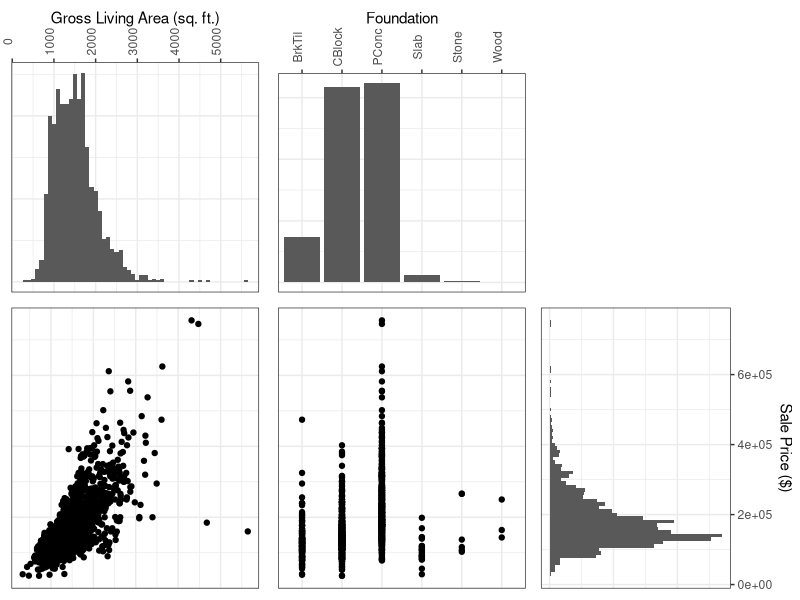
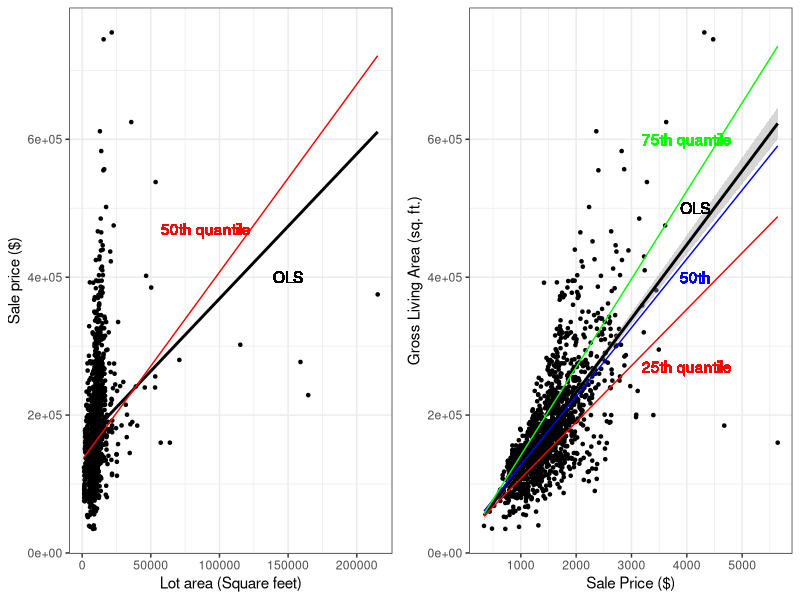
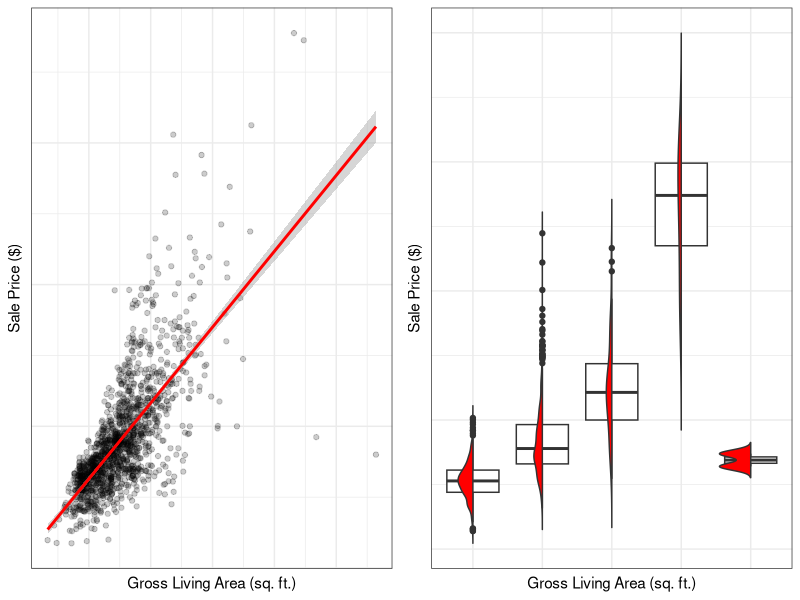

Here is the R script that generated these plots, in order:
## ---- chunk 1
library(quantreg)
library(Metrics)
require(gridExtra)
library(ggplot2)
library(dplyr)

df <- read.csv("TrainData.csv") |>
  na.omit()
## ---- chunk 2
suppressWarnings({

p1 <- df |> ggplot(aes(x = GrLivArea)) + geom_histogram(binwidth = 100) + theme_bw() + theme(axis.text.y = element_blank(), axis.text.x = element_text(angle = 90), axis.ticks.y = element_blank()) + ylab(NULL) + xlab("Gross Living Area (sq. ft.)") + scale_x_continuous(position = "top")

# p2 <- df |> ggplot(aes(x = LotArea)) + geom_histogram(binwidth = 5) + theme_bw() + theme(axis.text.y = element_blank(), axis.text.x = element_text(angle = 90), axis.ticks.y = element_blank()) + ylab(NULL) + xlab("Year Built") + scale_x_continuous(position = "top")

p3 <- df |> ggplot(aes(x = Foundation)) + geom_histogram(stat="count") + theme_bw() + theme(axis.text.y = element_blank(), axis.text.x = element_text(angle = 90), axis.ticks.y = element_blank()) + ylab(NULL) + xlab("Foundation") + scale_x_discrete(position = "top")

p4 <- ggplot() + theme_minimal()

p5 <- df |> ggplot(aes(x = GrLivArea, y = SalePrice)) + geom_point() + theme_bw() + theme(axis.text = element_blank(), axis.ticks = element_blank()) + ylab(NULL) + xlab(NULL)

# p6 <- df |> ggplot(aes(x = LotArea, y = SalePrice)) + geom_point() + theme_bw() + theme(axis.text = element_blank(), axis.ticks = element_blank()) + ylab(NULL) + xlab(NULL)

p7 <- df |> ggplot(aes(x = Foundation, y = SalePrice)) + geom_point() + theme_bw() + theme(axis.text = element_blank(), axis.ticks = element_blank()) + ylab(NULL) + xlab(NULL)

p8 <- df |> ggplot(aes(x = SalePrice)) + geom_histogram(binwidth = 10000) + theme_bw() + ylab(NULL) + xlab("Sale Price ($)") + coord_flip() + scale_x_continuous(position = "top") + theme(axis.text.x = element_blank(), axis.ticks.x = element_blank())

# grid.arrange(p1, p2, p3, p4, p5, p6, p7, p8, nrow = 2)
grid.arrange(p1, p3, p4, p5, p7, p8, nrow = 2)

})
## ---- chunk 3
plot1 <- df |> ggplot(aes(y = SalePrice, x = LotArea)) +
  geom_point(size = 0.9) +
  geom_smooth(method = lm, se = F, color = "black") +
  geom_text(aes(y = 400000, x = 150000, label = "OLS"), color="black") + 
  geom_quantile(quantiles=0.5, color="red") + 
  geom_text(aes(y = 470000, x = 90000, label = "50th quantile"), color="red") + 
  ylab("Sale price ($)") +
  xlab("Lot area (Square feet)") +
  theme_bw()

plot2 <- df |> ggplot(aes(y = SalePrice, x = GrLivArea)) +
  geom_point(size = 0.9) +
  stat_smooth(method = lm, color = "black") +
  geom_text(aes(x = 4150, y = 500000, label = "OLS"), color="black") + 
  geom_quantile(quantiles=0.25, color="red") + 
  geom_text(aes(x = 4000, y = 270000, label = "25th quantile"), color="red") + 
  geom_quantile(quantiles=0.5, color="blue") + 
  geom_text(aes(x = 4150, y = 400000, label = "50th"), color="blue") + 
  geom_quantile(quantiles=0.75, color="green") + 
  geom_text(aes(x = 4000, y = 600000, label = "75th quantile"), color="green") + 
  xlab("Sale Price ($)") +
  ylab("Gross Living Area (sq. ft.)") +
  theme_bw()

grid.arrange(plot1, plot2, nrow = 1)
## ---- chunk 4
qr50 = rq(data=df, SalePrice ~ GrLivArea + LotArea + TotRmsAbvGrd + as.factor(LotShape) + as.factor(Foundation), tau=0.5)
qr50_summary = summary(qr50)

ols = lm(data=df, SalePrice ~ GrLivArea + LotArea + TotRmsAbvGrd + as.factor(LotShape) + as.factor(Foundation))
ols_summary = summary(ols)
ols_summary

taus <- seq(from=0, to=1, by=.01)
qrs = rq(data=df, SalePrice ~ GrLivArea + LotArea + TotRmsAbvGrd + as.factor(LotShape) + as.factor(Foundation), tau=taus)
## ---- chunk 5
fullDataLength = length(df$SalePrice)
fullDataLength
count10per = fullDataLength / 10
count10per
sorted_df_desc <- df[order(-df$SalePrice),]
Q90SalePrice <- sorted_df_desc[0:count10per, ] # data greater than 90% of data
length(Q90SalePrice$SalePrice)

qr90_m = rq(data=df, SalePrice ~ GrLivArea + LotArea + TotRmsAbvGrd + as.factor(LotShape) + as.factor(Foundation), tau=0.90)

ols_q90_predictions <- predict(ols, newdata=Q90SalePrice)
ols_q90_mae <- mae(ols_q90_predictions, Q90SalePrice$SalePrice)
ols_q90_mae

qr90_q90_predictions <- predict(qr90_m, newdata=Q90SalePrice)
qr90_q90_mae <- mae(qr90_q90_predictions, Q90SalePrice$SalePrice)
qr90_q90_mae

###########
sorted_df_asc <- df[order(df$SalePrice),]
length(sorted_df_asc$SalePrice)
Q10SalePrice <- sorted_df_asc[0:count10per, ] # data lower than 90% of data
length(Q10SalePrice$SalePrice)

qr10_m = rq(data=df, SalePrice ~ GrLivArea + LotArea + TotRmsAbvGrd + as.factor(LotShape) + as.factor(Foundation), tau=0.10)

ols_q10_predictions <- predict(ols, newdata=Q10SalePrice)
ols_q10_mae <- mae(ols_q10_predictions, Q10SalePrice$SalePrice)
ols_q10_mae

qr10_q10_predictions <- predict(qr10_m, newdata=Q10SalePrice)
qr10_q10_mae <- mae(qr10_q10_predictions, Q10SalePrice$SalePrice)
qr10_q10_mae

## ---- chunk 6
ols_r <- ols_summary$residuals
# Min OLS error
ols_r_min <- format(round(min(ols_r), digits=0), scientific=F)
# Absolute min OLS error
ols_r_min_abs <- format(round(min(abs(ols_r)), digits=0), scientific=F)
# Max OLS error
ols_r_max <- format(round(max(ols_r), digits=0), scientific=F)
# Absolute max OLS error
ols_r_max_abs <- format(round(max(abs(ols_r)), digits=0), scientific=F)
# Avg QR OLS error
ols_r_mean_abs <- format(round(mean(abs(ols_r)), digits=0), scientific=F)

# Min QR 50th error
qr50_r <- qr50_summary$residuals
qr50_r_min <- format(round(min(qr50_r), digits=0), scientific=F)
# Absolute min QR 50th error
qr50_r_min_abs <- format(round(min(abs(qr50_r)), digits=0), scientific=F)
# Max QR 50th error
qr50_r_max <- format(round(max(qr50_r), digits=0), scientific=F)
# Absolute max QR 50th error
qr50_r_max_abs <- format(round(max(abs(qr50_r)), digits=0), scientific=F)
# Avg QR 50th error
qr50_r_mean_abs <- format(round(mean(abs(qr50_r)), digits=0), scientific=F)



ols_q90_r <- Q90SalePrice$SalePrice - ols_q90_predictions
# Avg OLS error
ols_q90_r_abs_avg <- format(round(mean(abs(ols_q90_r)), digits=0), scientific=F)
# Min OLS error
ols_q90_r_min <- format(round(min(ols_q90_r), digits=0), scientific=F)
# Absolute min OLS error
ols_q90_r_min_abs <- format(round(min(abs(ols_q90_r)), digits=0), scientific=F)
# Max OLS error
ols_q90_r_max <- format(round(max(ols_q90_r), digits=0), scientific=F)
# Absolute max OLS error
ols_q90_r_max_abs <- format(round(max(abs(ols_q90_r)), digits=0), scientific=F)

### QR for tau = 0.9
qr90_q90_r <- Q90SalePrice$SalePrice - qr90_q90_predictions
# Avg QR 90th error
qr90_q90_r_abs_avg <- format(round(mean(abs(qr90_q90_r)), digits=0), scientific=F)
# Min QR 90th error
qr90_q90_r_min <- format(round(min(qr90_q90_r), digits=0), scientific=F)
# Absolute min QR 90th error
qr90_q90_r_min_abs <- format(round(min(abs(qr90_q90_r)), digits=0), scientific=F)
# Max QR 90th error
qr90_q90_r_max <- format(round(max(qr90_q90_r), digits=0), scientific=F)
# Absolute max QR 90th error
qr90_q90_r_max_abs <- format(round(max(abs(qr90_q90_r)), digits=0), scientific=F)



ols_q10_r <- Q10SalePrice$SalePrice - ols_q10_predictions
# Avg OLS error
ols_q10_r_abs_avg <- format(round(mean(abs(ols_q10_r)), digits=0), scientific=F)
# Min OLS error
ols_q10_r_min <- format(round(min(ols_q10_r), digits=0), scientific=F)
# Absolute min OLS error
ols_q10_r_min_abs <- format(round(min(abs(ols_q10_r)), digits=0), scientific=F)
# Max OLS error
ols_q10_r_max <- format(round(max(ols_q10_r), digits=0), scientific=F)
# Absolute max OLS error
ols_q10_r_max_abs <- format(round(max(abs(ols_q10_r)), digits=0), scientific=F)

qr10_q10_r <- Q10SalePrice$SalePrice - qr10_q10_predictions
# Avg QR 10th error
qr10_q10_r_abs_avg <- format(round(mean(abs(qr10_q10_r)), digits=0), scientific=F)
# Min QR 10th error
qr10_q10_r_min <- format(round(min(qr10_q10_r), digits=0), scientific=F)
# Absolute min QR 10th error
qr10_q10_r_min_abs <- format(round(min(abs(qr10_q10_r)), digits=0), scientific=F)
# Max QR 10th error
qr10_q10_r_max <- format(round(max(qr10_q10_r), digits=0), scientific=F)
# Absolute max QR 10th error
qr10_q10_r_max_abs <- format(round(max(abs(qr10_q10_r)), digits=0), scientific=F)

# function to make text underlined
emphSmaller <- function(s, c) {
  ifelse(abs(as.numeric(s)) <= abs(as.numeric(c)), paste("<u>", s, "</u>", sep=""), paste(s, sep=""))
}
## ---- chunk 7
getQrModel <- function(data1, tau1, equation) {
  rq(data=data1, equation, tau=tau1)
}

getPvalue <- function(model1, model2) {
  anova(model1, model2)["table"]$table["pvalue"]
}

formatNumber <- function(x) {
  format(round(x, digits=2), scientific=TRUE)
}

emphSignificant <- function(n) {
  n <- format(n, scientific=T)
  ifelse(as.numeric(n) < 0.01, paste(n, "**", sep=""), paste("<u>", n, "</u>", sep=""))
}

eq_full <- SalePrice ~ GrLivArea + LotArea + TotRmsAbvGrd + as.factor(LotShape) + as.factor(Foundation)
eq_no_foundation <- SalePrice ~ GrLivArea + LotArea + TotRmsAbvGrd + as.factor(LotShape)
eq_no_lotshape <- SalePrice ~ GrLivArea + LotArea + TotRmsAbvGrd + as.factor(Foundation)


qr15 <- getQrModel(df, 0.15, eq_full)
qr15_no_f <- getQrModel(df, 0.15, eq_no_foundation)
qr15_no_lot <- getQrModel(df, 0.15, eq_no_lotshape)

foundation_15_p <- getPvalue(qr15, qr15_no_f)
lotshape_15_p <- getPvalue(qr15, qr15_no_lot)


qr25 <- getQrModel(df, 0.25, eq_full)
qr25_no_f <- getQrModel(df, 0.25, eq_no_foundation)
qr25_no_lot <- getQrModel(df, 0.25, eq_no_lotshape)

foundation_25_p <- getPvalue(qr25, qr25_no_f)
lotshape_25_p <- getPvalue(qr25, qr25_no_lot)


qr50 <- getQrModel(df, 0.50, eq_full)
qr50_no_f <- getQrModel(df, 0.50, eq_no_foundation)
qr50_no_lot <- getQrModel(df, 0.50, eq_no_lotshape)

foundation_50_p <- getPvalue(qr50, qr50_no_f)
lotshape_50_p <- getPvalue(qr50, qr50_no_lot)


qr80 <- getQrModel(df, 0.80, eq_full)
qr80_no_f <- getQrModel(df, 0.80, eq_no_foundation)
qr80_no_lot <- getQrModel(df, 0.80, eq_no_lotshape)

foundation_80_p <- getPvalue(qr80, qr80_no_f)
lotshape_80_p <- getPvalue(qr80, qr80_no_lot)


qr95 <- getQrModel(df, 0.95, eq_full)
qr95_no_f <- getQrModel(df, 0.95, eq_no_foundation)
qr95_no_lot <- getQrModel(df, 0.95, eq_no_lotshape)

foundation_95_p <- getPvalue(qr95, qr95_no_f)
lotshape_95_p <- getPvalue(qr95, qr95_no_lot)

anova_ols_foundation <- anova(ols, lm(data=df, eq_no_foundation))
anova_ols_lotshape <- anova(ols, lm(data=df, eq_no_lotshape))
## ---- chunk 8
qrs_summary <- summary(qrs, se = "iid")
#tau: 0.1
q10_sig <- qrs_summary[11][[1]]$coefficients[,4][0:4]
#tau: 0.25
q25_sig <- qrs_summary[26][[1]]$coefficients[,4][0:4]
#tau: 0.5
q50_sig <- qrs_summary[51][[1]]$coefficients[,4][0:4]
#tau: 0.75
q75_sig <- qrs_summary[76][[1]]$coefficients[,4][0:4]
#tau: 0.9
q90_sig <- qrs_summary[91][[1]]$coefficients[,4][0:4]
#ols significance
ols_pvalues <- ols_summary$coefficients[,4]
## ---- chunk 9
olsMae = mae(predict(ols), df$SalePrice)
olsMae
Qr50Mae = mae(predict(qr50), df$SalePrice)
Qr50Mae
## ---- chunk 10
olsRmse = rmse(predict(ols), df$SalePrice)
olsRmse
Qr50Rmse = rmse(predict(qr50), df$SalePrice)
Qr50Rmse
## ---- chunk 11
ols_q90_rmse <- rmse(ols_q90_predictions, Q90SalePrice$SalePrice)
ols_q90_rmse

qr90_q90_rmse <- rmse(qr90_q90_predictions, Q90SalePrice$SalePrice)
qr90_q90_rmse

ols_q10_rmse <- rmse(ols_q10_predictions, Q10SalePrice$SalePrice)
ols_q10_rmse

qr10_q10_rmse <- rmse(qr10_q10_predictions, Q10SalePrice$SalePrice)
qr10_q10_rmse
## ---- chunk 12
"%||%" <- function(a, b) {
  if (!is.null(a)) a else b
}

geom_flat_violin <- function(mapping = NULL, data = NULL, stat = "ydensity",
                        position = "dodge", trim = TRUE, scale = "area",
                        show.legend = NA, inherit.aes = TRUE, ...) {
  layer(
    data = data,
    mapping = mapping,
    stat = stat,
    geom = GeomFlatViolin,
    position = position,
    show.legend = show.legend,
    inherit.aes = inherit.aes,
    params = list(
      trim = trim,
      scale = scale,
      ...
    )
  )
}

GeomFlatViolin <-
  ggproto("GeomFlatViolin", Geom,
          setup_data = function(data, params) {
            data$width <- data$width %||%
              params$width %||% (resolution(data$x, FALSE) * 0.9)

            # ymin, ymax, xmin, and xmax define the bounding rectangle for each group
            data |>
              group_by(group) |>
              mutate(ymin = min(y),
                     ymax = max(y),
                     xmin = x - width / 2,
                     xmax = x)
          },

          draw_group = function(data, panel_scales, coord) {
            # Find the points for the line to go all the way around
            data <- transform(data, 
                              xmaxv = x,
                              xminv = x + violinwidth * (xmin - x))

            # Make sure it's sorted properly to draw the outline
            newdata <- rbind(plyr::arrange(transform(data, x = xminv), y),
                             plyr::arrange(transform(data, x = xmaxv), -y))

            # Close the polygon: set first and last point the same
            # Needed for coord_polar and such
            newdata <- rbind(newdata, newdata[1,])

            ggplot2:::ggname("geom_flat_violin", GeomPolygon$draw_panel(newdata, panel_scales, coord))
          },

          draw_key = draw_key_polygon,

          default_aes = aes(weight = 1, colour = "grey20", fill = "white", size = 0.5,
                            alpha = NA, linetype = "solid"),

          required_aes = c("x", "y")
)

# Define the number of bins and discretion the predictor variable 'x'
num_bins <-5
df$GrLivArea_bins <- cut(df$GrLivArea, breaks = num_bins, labels = FALSE)


p1 <- df |> ggplot(aes(x = GrLivArea, y = SalePrice)) + geom_point(alpha=0.2) + geom_smooth(method=lm, color="red") +
  theme_bw() + theme(axis.text = element_blank(), axis.ticks = element_blank()) + ylab("Sale Price ($)") + xlab("Gross Living Area (sq. ft.)")

# get 75quantile line
quantiles <- df |> aggregate(SalePrice ~ factor(GrLivArea_bins), FUN = function(x) quantile(x, probs = 0.75))

p2 <- df |> ggplot(aes(x = factor(GrLivArea_bins), y = SalePrice)) +
   geom_boxplot() + geom_flat_violin(trim=FALSE, draw_quantiles = 0.1, fill="red") +
     theme_bw() + theme(axis.text = element_blank(), axis.ticks = element_blank()) + ylab("Sale Price ($)") + xlab("Gross Living Area (sq. ft.)") 


# Arrange the plots side by side
grid.arrange(p1, p2, nrow = 1)
## ---- chunk 13
qr10 = rq(data=df, SalePrice ~ GrLivArea + LotArea + TotRmsAbvGrd + as.factor(LotShape) + as.factor(Foundation), tau=0.1)
t(qr10$coefficients)
